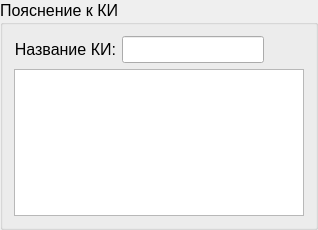
            <widget class="QGroupBox" name="infoNewCIGroupBox">
             <property name="maximumSize">
              <size>
               <width>16777215</width>
               <height>230</height>
              </size>
             </property>
             <property name="font">
              <font>
               <pointsize>12</pointsize>
              </font>
             </property>
             <property name="title">
              <string>Пояснение к КИ</string>
             </property>
             <layout class="QVBoxLayout" name="verticalLayout_9">
              <item>
               <layout class="QHBoxLayout" name="horizontalLayout_13">
                <item>
                 <widget class="QLabel" name="label">
                  <property name="minimumSize">
                   <size>
                    <width>100</width>
                    <height>0</height>
                   </size>
                  </property>
                  <property name="maximumSize">
                   <size>
                    <width>110</width>
                    <height>16777215</height>
                   </size>
                  </property>
                  <property name="font">
                   <font>
                    <pointsize>12</pointsize>
                   </font>
                  </property>
                  <property name="text">
                   <string>Название КИ:</string>
                  </property>
                  <property name="alignment">
                   <set>Qt::AlignRight|Qt::AlignTrailing|Qt::AlignVCenter</set>
                  </property>
                 </widget>
                </item>
                <item>
                 <widget class="QLineEdit" name="nameNewCILineEdit">
                  <property name="font">
                   <font>
                    <pointsize>12</pointsize>
                   </font>
                  </property>
                 </widget>
                </item>
                <item>
                 <spacer name="horizontalSpacer_7">
                  <property name="orientation">
                   <enum>Qt::Horizontal</enum>
                  </property>
                  <property name="sizeHint" stdset="0">
                   <size>
                    <width>40</width>
                    <height>20</height>
                   </size>
                  </property>
                 </spacer>
                </item>
               </layout>
              </item>
              <item>
               <widget class="QTextEdit" name="infoCITextEdit">
                <property name="maximumSize">
                 <size>
                  <width>16777215</width>
                  <height>16777215</height>
                 </size>
                </property>
               </widget>
              </item>
             </layout>
            </widget>
